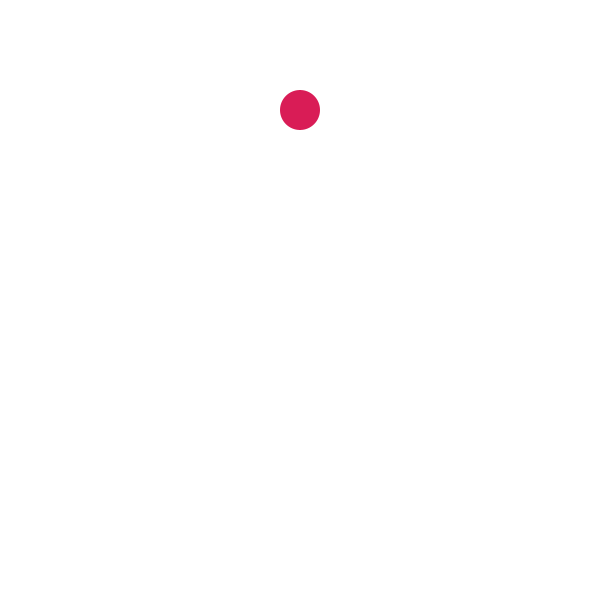
Frame 1 (no input)
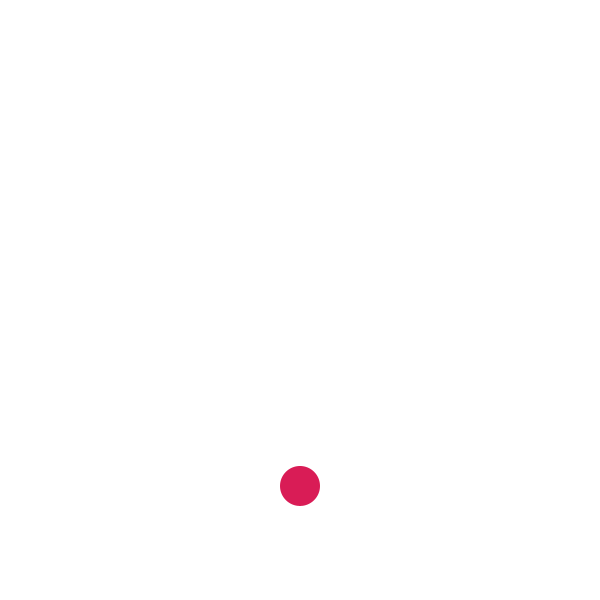
Frame 60 (the mouse pressed at the canvas centre just before this capture)
Frame 120 (the mouse held since frame 60 and released just before this capture): identical to frame 60, image omitted

The Processing sketch that drew these frames (run headless with seeded random() and noise(); from frame 60 on, the mouse is pressed at the canvas centre):

// Processing sketch: Challenge_05
// ── Challenge_05.pde
//Design++ Workshop
//15 Jan 2017
//iashris
//One ball

PVector pos,velocity,gravity;
float radius=20;
void setup(){
  size(600,600);
fill(#D91C56);
  noStroke();
  pos=new PVector(width/2,100);
  gravity=new PVector(0,10);
  velocity=new PVector(0,0);
  

}
void draw(){
  background(255);
  
  velocity.add(gravity);
  pos.add(velocity);
  
  if(pos.y>height-radius){
    pos.y=height-radius;
    velocity.y*=-.9;
  }
  
  
  
 
  ellipse(pos.x,pos.y,radius*2,radius*2);
  

  
}
void mousePressed(){
  setup();
}
